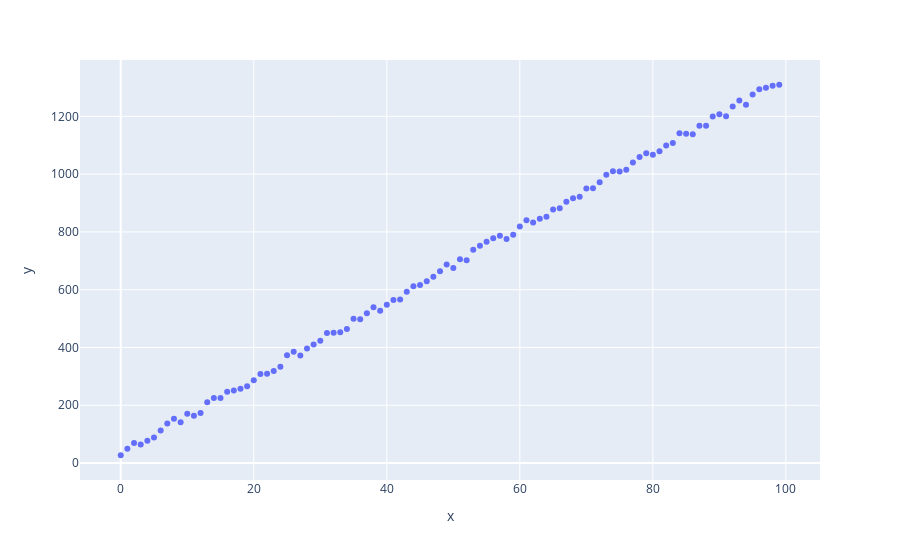

The notebook cell this image was saved under:
### Code cell
nr_entries = 100

x = np.arange(nr_entries)
true_w = 13
true_b = 17
y = np.dot(true_w,x)+true_b
rands = np.random.random_sample(len(x))*34
y = y+rands

fig = px.scatter(x=x, y=y)
fig.show()

### Figure 1 — Plotly figure (JSON) as saved in the notebook; plotly's stock layout.template omitted (floating-point values rounded to 4 significant figures)
{"data": [{"hovertemplate": "x=%{x}<br>y=%{y}<extra></extra>", "legendgroup": "", "marker": {"color": "#636efa", "symbol": "circle"}, "mode": "markers", "name": "", "orientation": "v", "showlegend": false, "x": [0, 1, 2, 3, 4, 5, 6, 7, 8, 9, 10, 11, 12, 13, 14, 15, 16, 17, 18, 19, 20, 21, 22, 23, 24, 25, 26, 27, 28, 29, 30, 31, 32, 33, 34, 35, 36, 37, 38, 39, 40, 41, 42, 43, 44, 45, 46, 47, 48, 49, 50, 51, 52, 53, 54, 55, 56, 57, 58, 59, 60, 61, 62, 63, 64, 65, 66, 67, 68, 69, 70, 71, 72, 73, 74, 75, 76, 77, 78, 79, 80, 81, 82, 83, 84, 85, 86, 87, 88, 89, 90, 91, 92, 93, 94, 95, 96, 97, 98, 99], "xaxis": "x", "y": [27.05, 49.26, 69.15, 64.6, 77.15, 88.19, 112.4, 137.3, 152.9, 141.5, 170.7, 163.5, 173.1, 210.7, 225.4, 225.6, 246.5, 251.0, 257.2, 265.6, 286.7, 308.5, 308.7, 318.8, 333.7, 373.1, 385.1, 371.9, 396.3, 410.0, 423.3, 449.9, 450.9, 453.1, 463.9, 499.4, 497.9, 518.7, 539.2, 527.3, 547.5, 564.3, 566.0, 592.8, 612.2, 616.1, 629.4, 644.7, 663.9, 687.4, 675.1, 705.7, 701.4, 738.5, 752.1, 765.5, 777.8, 786.9, 775.2, 790.0, 819.0, 840.5, 832.4, 845.4, 852.6, 877.6, 881.8, 904.7, 916.0, 921.9, 950.2, 951.3, 971.6, 997.9, 1010.0, 1009.0, 1015.0, 1040.0, 1059.0, 1072.0, 1067.0, 1079.0, 1099.0, 1108.0, 1141.0, 1140.0, 1138.0, 1168.0, 1167.0, 1200.0, 1207.0, 1200.0, 1234.0, 1255.0, 1240.0, 1276.0, 1294.0, 1299.0, 1306.0, 1309.0], "yaxis": "y", "type": "scatter"}], "layout": {"xaxis": {"anchor": "y", "domain": [0.0, 1.0], "title": {"text": "x"}}, "yaxis": {"anchor": "x", "domain": [0.0, 1.0], "title": {"text": "y"}}, "legend": {"tracegroupgap": 0}, "margin": {"t": 60}}}
